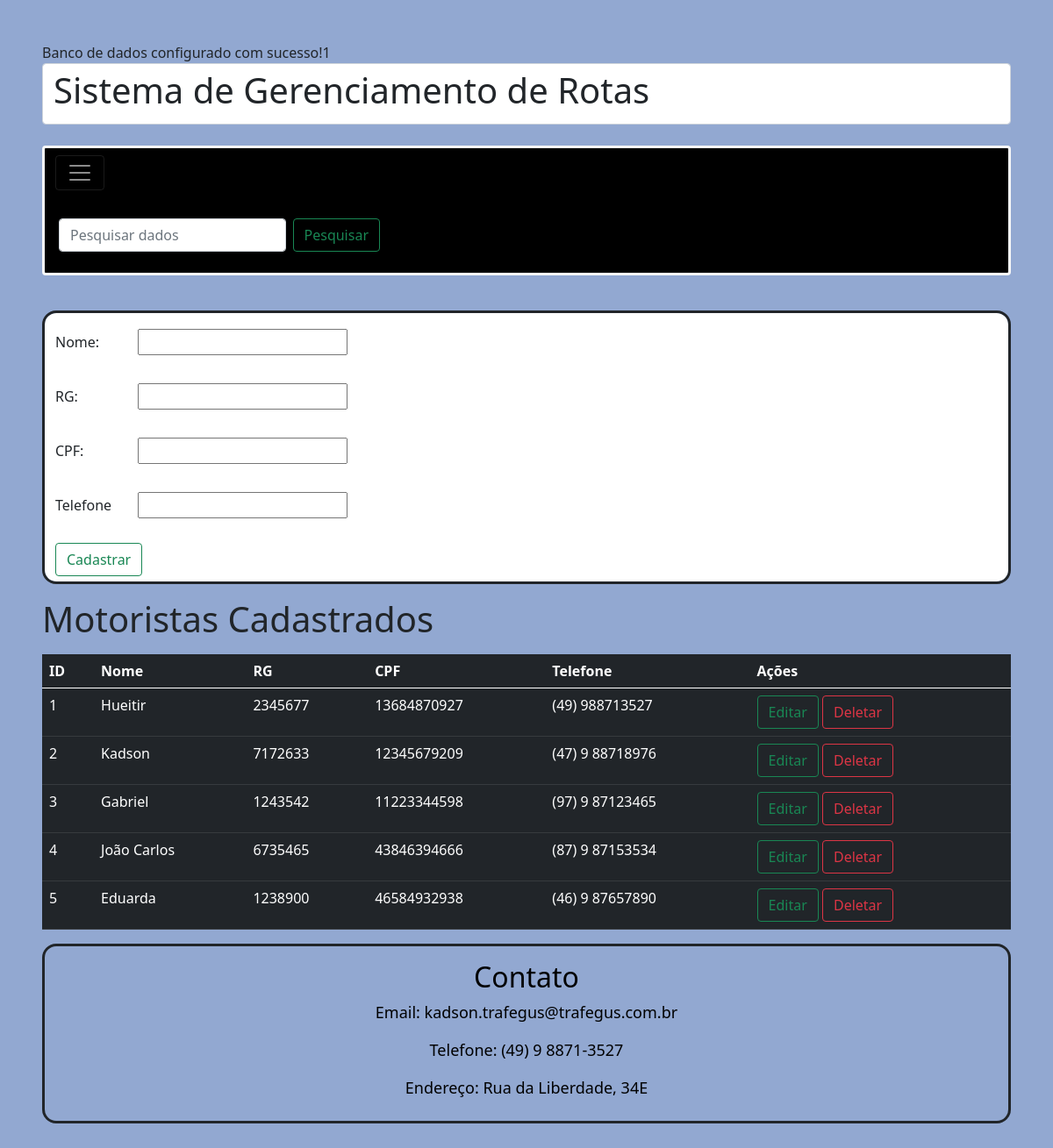
/src/motoristas.php, run on an earlier commit of the app's database.
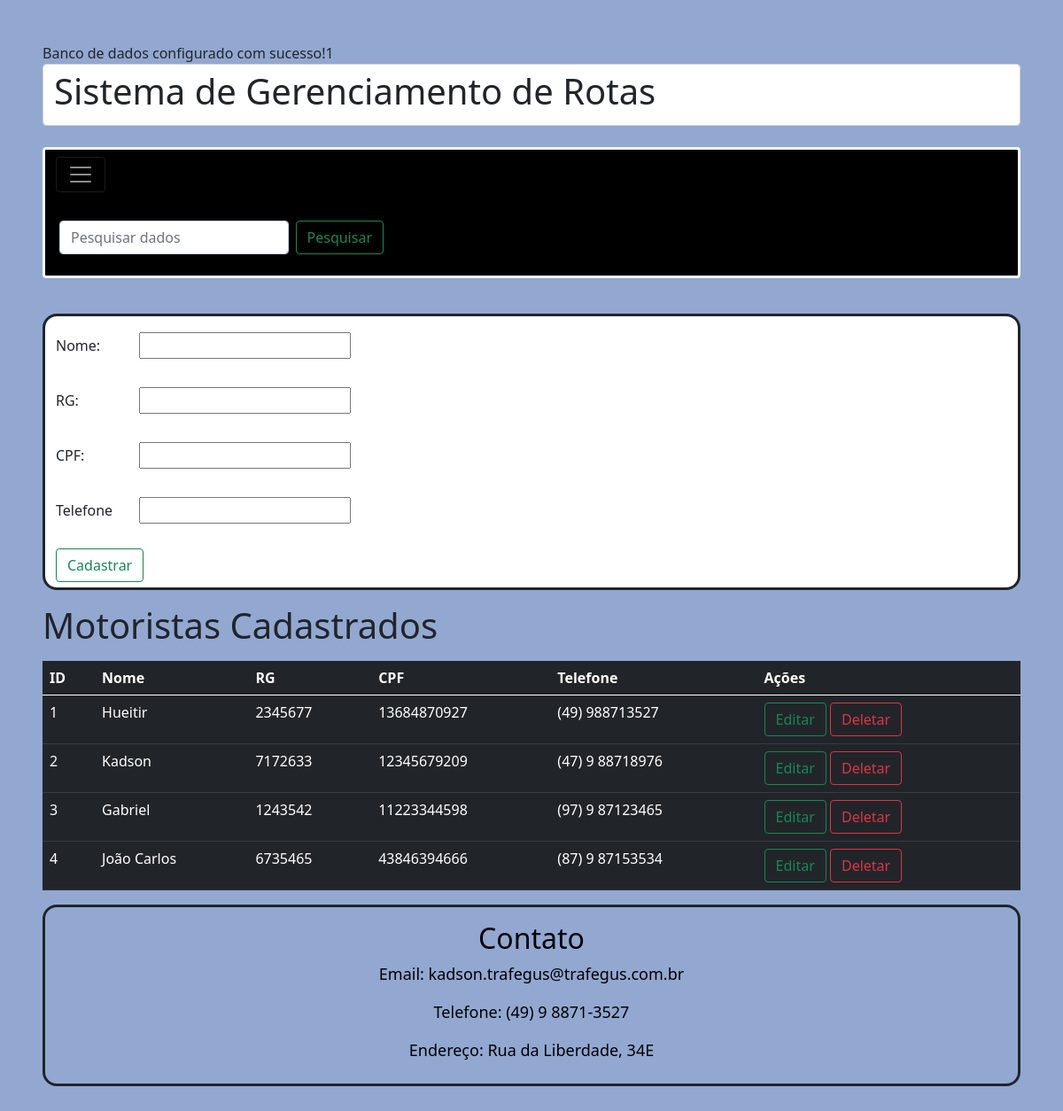
And on a later commit of the database.
### tables this page shows
CREATE TABLE motoristas (
        id INTEGER PRIMARY KEY AUTOINCREMENT,
        nome CHAR(255) NOT NULL,
        rg CHAR(20) NOT NULL,
        cpf CHAR(11) NOT NULL,
        telefone CHAR(20) DEFAULT NULL,
        veiculos_id INTEGER,
        FOREIGN KEY(veiculos_id) REFERENCES veiculos(id)
    );

### src/motoristas.php (the view, shortened to what this page needs)
<?= include __DIR__ . '/Cria_banco.php'; ?>
<!DOCTYPE html>
<html lang="pt-BR">
<head>
    <link href="https://cdn.jsdelivr.net/npm/bootstrap@5.0.2/dist/css/bootstrap.min.css" rel="stylesheet"
>
</head>
<body class="text-dark m-5" style="  background-color: #92a8d1;">
    <section>
        <header class="form-control">
            <h1>Sistema de Gerenciamento de Rotas</h1>
        </header>
        <br>
        <nav class="rounded navbar navbar-dark border border-3 border-light"
            style="background-color:black; border-radius: 16px;">
            <div class="container-fluid">
                <button class="navbar-toggler mb-3" type="button" data-bs-toggle="collapse"
                    data-bs-target="#navbarTogglerDemo01" aria-controls="navbarTogglerDemo01" aria-expanded="false"
                    aria-label="Toggle navigation">
                    <span class="navbar-toggler-icon"></span>
                </button>
            </div>
            <form class="d-flex m-3 col-4">
                <input class="form-control me-2" type="search" placeholder="Pesquisar dados" aria-label="Search">
                <button class="btn btn-outline-success" type="submit">Pesquisar</button>
            </form>
        </nav>
        <br>
    </section>
    <div>
        <form action="motoristas.php" method="POST" class="form-control mt-3 border border-3 border-dark" style="border-radius: 16px;">
            <label class="col-sm-1 col-form-label mt-2" for="nome">Nome:</label>
            <input type="text" id="nome" name="nome" maxlength="155" required><br><br>
            <label class="col-sm-1 col-form-label" for="rg">RG:</label>
            <input type="text" id="rg" name="rg" maxlength="20" required><br><br>
            <label class="col-sm-1 col-form-label" for="cpf">CPF:</label>
            <input type="char" id="cpf" name="cpf" maxlength="11" required><br><br>
            <label class="col-sm-1 col-form-label" for="telefone">Telefone</label>
            <input type="char" id="telefone" name="telefone" maxlength="20"><br><br>
            <button class="btn btn-outline-success" type="submit">Cadastrar</button>
        </form>
    </div>
    <h1>Motoristas Cadastrados</h1>
    <div class="">
        <table class="table mt-3 table-dark" style="width: 100%;">
            <thead>
                <tr>
                    <th scope="col">ID</th>
                    <th scope="col">Nome</th>
                    <th scope="col">RG</th>
                    <th scope="col">CPF</th>
                    <th scope="col">Telefone</th>
                    <th scope="col">Ações</th>
                </tr>
            </thead>
            <tbody>
                <?php
                    $motoristas = $db->query('SELECT * FROM motoristas')->fetchAll(PDO::FETCH_ASSOC);
                    $linha = 0;
                    foreach ($motoristas as $motora):
                        $linha++;
                    ?>
                    <tr>
                        <td><?= $linha ?></td>
                        <td><?= htmlspecialchars($motora['nome']) ?></td>
                        <td><?= htmlspecialchars($motora['rg']) ?></td>
                        <td><?= htmlspecialchars($motora['cpf']) ?></td>
                        <td><?= htmlspecialchars($motora['telefone']) ?></td>
                        <td>
                            <a href="./Acoes/editarMoto.php?linha=<?= $linha ?>" class="btn btn-outline-success">Editar</a>
                            <a href="./Acoes/excluirMoto.php?linha=<?= $linha ?>" class="btn btn-outline-danger">Deletar</a>
                        </td>
                    </tr>
                    <?php endforeach; ?>
            </tbody>
        </table>
    </div>
    <footer class="border border-3 border-dark mt-3 col-12 mb-0"
        style="border-radius: 16px; color: black; font-size: 18px; text-align: center;">
        <container class="mb-0">
            <div class="m-2 p-2 mb-0">
                <h2>Contato</h2>
                <p>Email: kadson.trafegus@trafegus.com.br</p>
                <p>Telefone: (49) 9 8871-3527</p>
                <p>Endereço: Rua da Liberdade, 34E</p>
            </div>
        </container>
    </footer>
</body>
</html>

What changed in the data, as far as the page shows it:
removed motoristas: nome "Eduarda", rg "1238900", cpf "46584932938", telefone "(46) 9 87657890"
